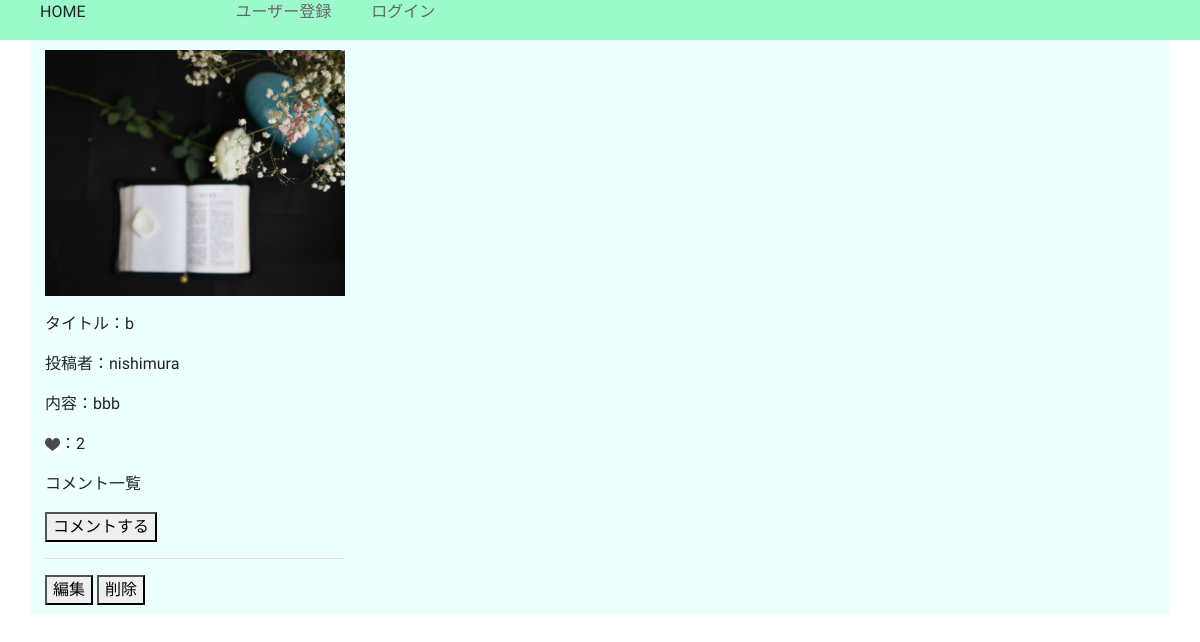
Before: /detail/2/ with the older database file.
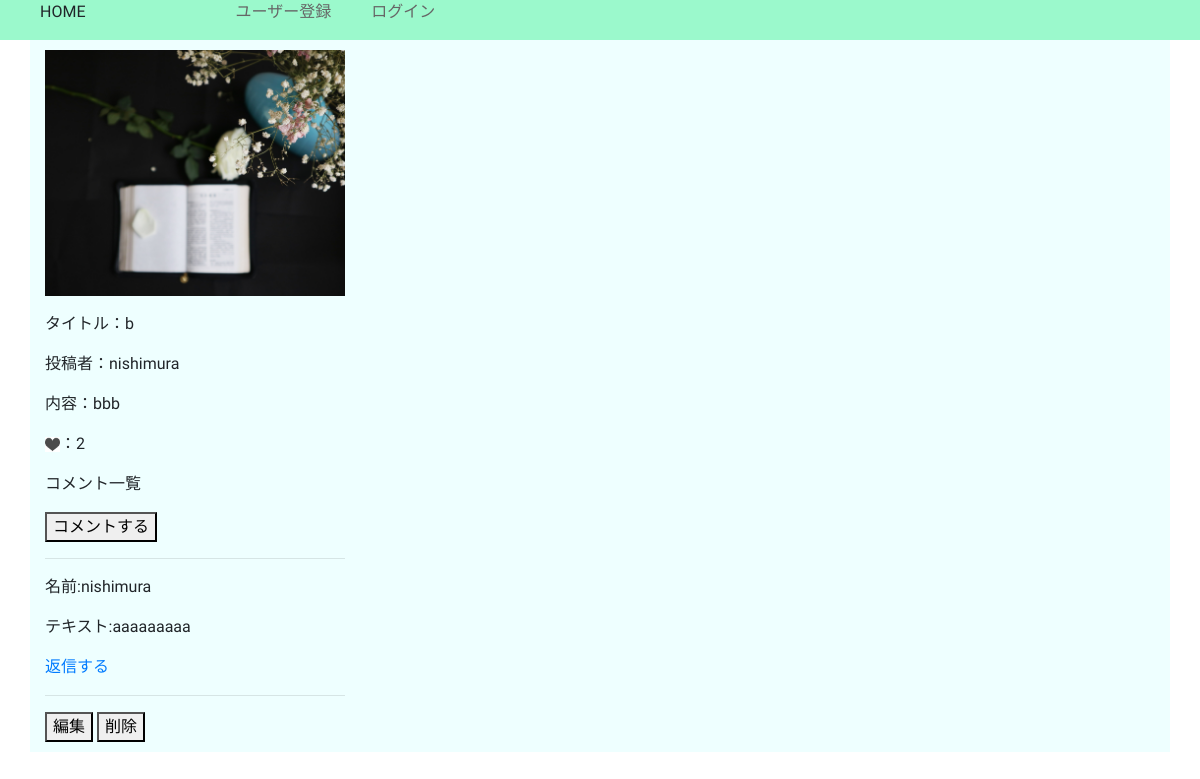
After: the same page with the newer database file.
### boardapp/models.py (models this page shows, shortened)
class Comment(models.Model):
    name = models.CharField(max_length=100,blank=True)
    text = models.TextField()
    target = models.ForeignKey(BoardModel, null=True, on_delete=models.CASCADE)
    is_public = models.BooleanField(default=True)
    created_date = models.DateTimeField(default=timezone.now)

### boardapp/views.py (the view)
# urls.py: path('detail/<int:pk>/', detailfunc, name='detail'),
def detailfunc(request, pk):
    object = BoardModel.objects.get(pk=pk)
    return render(request, 'detail.html', {'object':object})

### templates/detail.html (shortened to what this page needs)
{% extends 'base.html' %}
{% load static %}
{% block customcss %}
<link rel="stylesheet" type='text/css' href="{% static 'home.css'%}">
{% endblock customcss %}
{% block header %}
<div class="header">
{% if user.is_authenticated %}
  <a href="{% url 'list' %}" class="text1">HOME</a>
  <a href="{% url 'create' %}" class="text2">新規投稿</a>
  <a href="{% url 'logout' %}" class="text3">ログアウト</a>
{% else %}
  <a class="text1"　href="{% url 'list' %}">HOME</a>
  <a href="{% url 'signup' %}" class="text2">ユーザー登録</a>
  <a href="{% url 'login' %}" class="text3">ログイン</a>
{% endif %}
</div>
{% endblock header %}
{% block content %}
<div class="container">
  <div>
    <p><img src='{{ object.images.url }}' width=300 ></p>
    <p>タイトル：{{ object.title }}</p>
    <p>投稿者：{{ object.author }}</p>
    <p>内容：{{ object.content }}</p>
    <p><a href="{% url 'good' object.pk %}"><img src="{% static 'images/goodmark.jpg' %}" width=15 height=15></a>：{{ object.good }}</p>
    <p>コメント一覧</p>
    <a href="{% url 'comment' object.pk %}"><button type="submit">コメントする</button></a>
    <hr>
    {% for comment in object.comment_set.all %}
        <p>名前:{{ comment.name }}</p>
        <p>テキスト:{{ comment.text }}</p>
        <a href="{% url 'reply' object.pk %}">返信する</a><br>
        <hr>
    {% endfor %}
    {% if request.username.id == object.author.id %}
      <a href="{% url 'update' object.pk %}"><button type="submit">編集</button></a>
      <a href="{% url 'delete' object.pk %}"><button type="submit">削除</button></a>
    {% endif %}
  </div>
</div>
{% endblock content %}

Changed rows visible on the page:
added Comment: name "nishimura", text "aaaaaaaaa"
